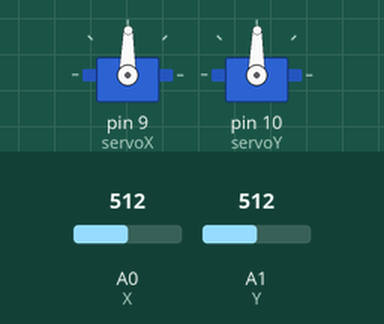
This sketch was run on a simulated Arduino Uno, built with avr-gcc and run on an emulated ATmega328P. On the bench: 2 × servo. The inputs (shaded band) are chosen by the test bench; at power-on: A0 (X) = 512, A1 (Y) = 512.

Above: at 1.2 s.
1.3 s: A0 (X) set to 716
At 1.8 s:
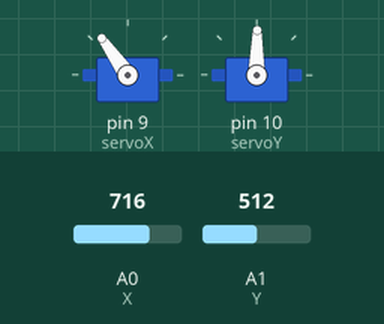
2.8 s: A1 (Y) set to 716
At 3.6 s:
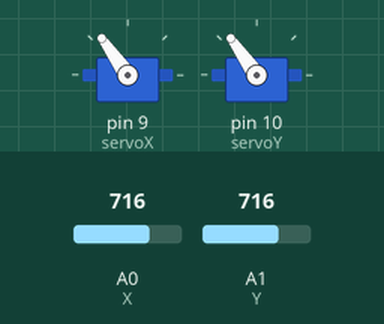
4.3 s: A0 (X) set to 900
At 4.7 s:
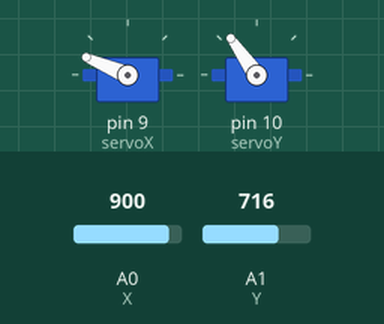
5.8 s: A1 (Y) set to 900
At 7.0 s:
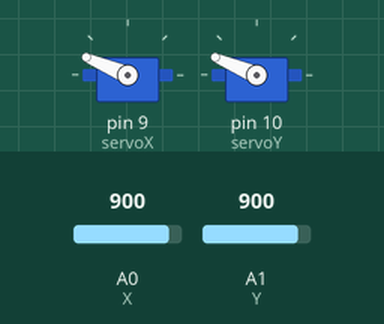
7.3 s: A0 (X) set to 1023
At 8.2 s:
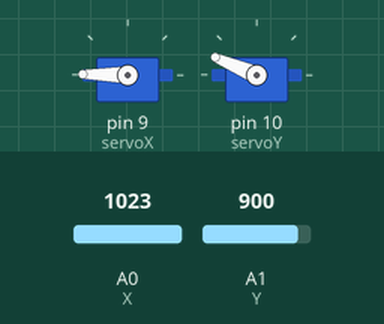
8.8 s: A1 (Y) set to 1023
At 9.4 s:
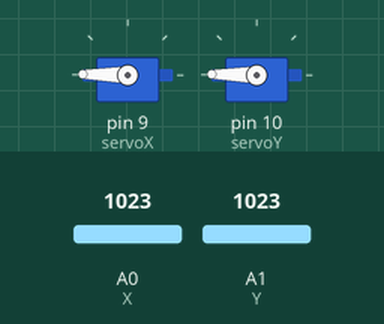
Timing chart, 0 to 11.3 s (numbered marks = the images above; inputs shaded):
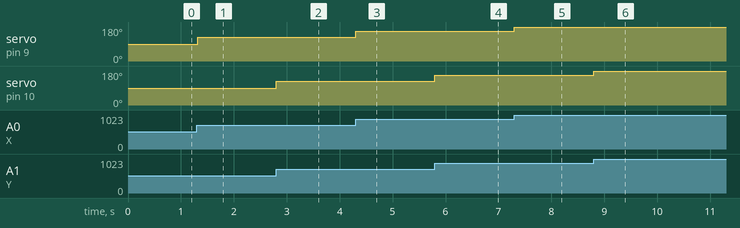

The sketch:

Servo_Knob_with_joypad.ino
```cpp
// Controlling a servo position using a potentiometer (variable resistor)
// by Michal Rinott <http://people.interaction-ivrea.it/m.rinott>

#include <Servo.h>

Servo servoX;
Servo servoY;  // create servo object to control a servo

int X = 0;  // analog pin used to connect the potentiometer
int Y = 1;
int Button = 2;
int val_X;    // variable to read the value from the analog pin
int val_Y;

void setup()
{
  servoX.attach(9);  // attaches the servo on pin 9 to the servo object
  servoY.attach(10);
}

void loop()
{
  val_X= analogRead(X);            // reads the value of the potentiometer (value between 0 and 1023)
  val_Y= analogRead(Y);
  val_X= map(val_X, 0, 1023, 0, 179);     // scale it to use it with the servo (value between 0 and 180)
  val_Y= map(val_Y, 0, 1023, 0, 179);
  servoX.write(val_X);                  // sets the servo position according to the scaled value
  servoY.write(val_Y);
  delay(15);                           // waits for the servo to get there
}
```

Measured:
- after the input at 1.3 s, servo on pin 9 (servoX): 89° → 125° at once
- after the input at 2.8 s, servo on pin 10 (servoY): 89° → 125° at once
- after the input at 4.3 s, servo on pin 9 (servoX): 125° → 157° at once
- after the input at 5.8 s, servo on pin 10 (servoY): 125° → 157° at once
- after the input at 7.3 s, servo on pin 9 (servoX): 157° → 179° at once
- after the input at 8.8 s, servo on pin 10 (servoY): 157° → 179° at once
